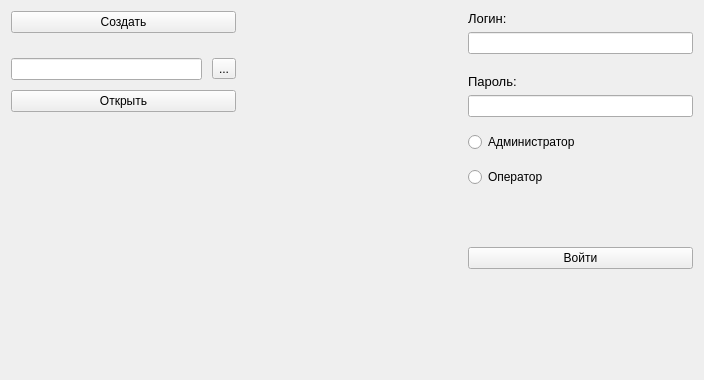
<?xml version="1.0" encoding="UTF-8"?>
<ui version="4.0">
 <class>LoginWindow</class>
 <widget class="QWidget" name="LoginWindow">
  <property name="geometry">
   <rect>
    <x>0</x>
    <y>0</y>
    <width>704</width>
    <height>380</height>
   </rect>
  </property>
  <property name="windowTitle">
   <string>Авторизация</string>
  </property>
  <layout class="QHBoxLayout" name="horizontalLayout_2">
   <item>
    <layout class="QVBoxLayout" name="verticalLayout_2">
     <property name="spacing">
      <number>25</number>
     </property>
     <item>
      <widget class="QPushButton" name="createDB">
       <property name="text">
        <string>Создать</string>
       </property>
      </widget>
     </item>
     <item>
      <layout class="QVBoxLayout" name="verticalLayout">
       <property name="spacing">
        <number>10</number>
       </property>
       <item>
        <layout class="QHBoxLayout" name="horizontalLayout">
         <property name="spacing">
          <number>10</number>
         </property>
         <item>
          <widget class="QLineEdit" name="pathBD"/>
         </item>
         <item>
          <widget class="QToolButton" name="btnPath">
           <property name="text">
            <string>...</string>
           </property>
          </widget>
         </item>
        </layout>
       </item>
       <item>
        <widget class="QPushButton" name="openBD">
         <property name="text">
          <string>Открыть</string>
         </property>
        </widget>
       </item>
       <item>
        <spacer name="verticalSpacer">
         <property name="orientation">
          <enum>Qt::Vertical</enum>
         </property>
         <property name="sizeHint" stdset="0">
          <size>
           <width>20</width>
           <height>40</height>
          </size>
         </property>
        </spacer>
       </item>
      </layout>
     </item>
    </layout>
   </item>
   <item>
    <spacer name="horizontalSpacer">
     <property name="orientation">
      <enum>Qt::Horizontal</enum>
     </property>
     <property name="sizeHint" stdset="0">
      <size>
       <width>40</width>
       <height>20</height>
      </size>
     </property>
    </spacer>
   </item>
   <item>
    <layout class="QVBoxLayout" name="loginLayout">
     <property name="spacing">
      <number>20</number>
     </property>
     <item>
      <layout class="QVBoxLayout" name="verticalLayout_7">
       <property name="spacing">
        <number>15</number>
       </property>
       <item>
        <layout class="QVBoxLayout" name="verticalLayout_6">
         <property name="spacing">
          <number>20</number>
         </property>
         <item>
          <layout class="QVBoxLayout" name="verticalLayout_5">
           <property name="spacing">
            <number>6</number>
           </property>
           <item>
            <widget class="QLabel" name="label">
             <property name="font">
              <font>
               <pointsize>10</pointsize>
              </font>
             </property>
             <property name="text">
              <string>Логин:</string>
             </property>
            </widget>
           </item>
           <item>
            <widget class="QLineEdit" name="login_line"/>
           </item>
          </layout>
         </item>
         <item>
          <layout class="QVBoxLayout" name="verticalLayout_4">
           <property name="spacing">
            <number>6</number>
           </property>
           <item>
            <widget class="QLabel" name="label_2">
             <property name="font">
              <font>
               <pointsize>10</pointsize>
              </font>
             </property>
             <property name="text">
              <string>Пароль:</string>
             </property>
            </widget>
           </item>
           <item>
            <widget class="QLineEdit" name="password_line"/>
           </item>
          </layout>
         </item>
        </layout>
       </item>
       <item>
        <layout class="QVBoxLayout" name="verticalLayout_3">
         <item>
          <widget class="QRadioButton" name="btnAdmin">
           <property name="text">
            <string>Администратор</string>
           </property>
          </widget>
         </item>
         <item>
          <widget class="QRadioButton" name="btnOp">
           <property name="text">
            <string>Оператор</string>
           </property>
          </widget>
         </item>
         <item>
          <spacer name="verticalSpacer_2">
           <property name="orientation">
            <enum>Qt::Vertical</enum>
           </property>
           <property name="sizeHint" stdset="0">
            <size>
             <width>20</width>
             <height>40</height>
            </size>
           </property>
          </spacer>
         </item>
        </layout>
       </item>
      </layout>
     </item>
     <item>
      <widget class="QPushButton" name="btnLogin">
       <property name="text">
        <string>Войти</string>
       </property>
      </widget>
     </item>
     <item>
      <spacer name="verticalSpacer_3">
       <property name="orientation">
        <enum>Qt::Vertical</enum>
       </property>
       <property name="sizeHint" stdset="0">
        <size>
         <width>20</width>
         <height>40</height>
        </size>
       </property>
      </spacer>
     </item>
    </layout>
   </item>
  </layout>
 </widget>
 <resources/>
 <connections/>
</ui>
